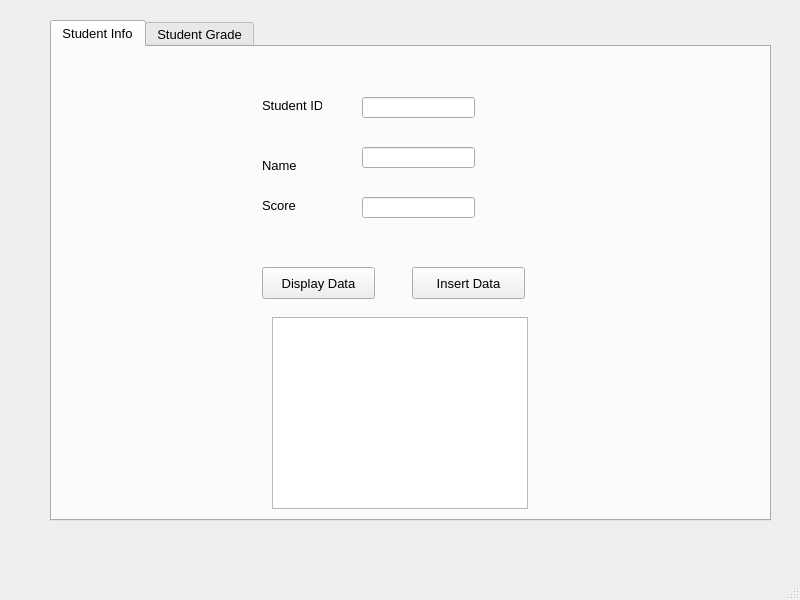
<?xml version="1.0" encoding="UTF-8"?>
<ui version="4.0">
 <class>studentApp</class>
 <widget class="QMainWindow" name="studentApp">
  <property name="geometry">
   <rect>
    <x>0</x>
    <y>0</y>
    <width>800</width>
    <height>600</height>
   </rect>
  </property>
  <property name="font">
   <font>
    <family>Arial</family>
    <pointsize>10</pointsize>
   </font>
  </property>
  <property name="windowTitle">
   <string>Student App</string>
  </property>
  <widget class="QWidget" name="centralwidget">
   <widget class="QTabWidget" name="tbStudent">
    <property name="geometry">
     <rect>
      <x>50</x>
      <y>20</y>
      <width>721</width>
      <height>501</height>
     </rect>
    </property>
    <property name="currentIndex">
     <number>0</number>
    </property>
    <widget class="QWidget" name="tbStudentInfo">
     <attribute name="title">
      <string>Student Info</string>
     </attribute>
     <widget class="QLabel" name="lblStudentID">
      <property name="geometry">
       <rect>
        <x>210</x>
        <y>50</y>
        <width>60</width>
        <height>16</height>
       </rect>
      </property>
      <property name="font">
       <font>
        <family>Arial</family>
        <pointsize>10</pointsize>
       </font>
      </property>
      <property name="text">
       <string>Student ID</string>
      </property>
     </widget>
     <widget class="QLabel" name="lblStudentName">
      <property name="geometry">
       <rect>
        <x>210</x>
        <y>110</y>
        <width>60</width>
        <height>16</height>
       </rect>
      </property>
      <property name="font">
       <font>
        <family>Arial</family>
        <pointsize>10</pointsize>
       </font>
      </property>
      <property name="text">
       <string>Name</string>
      </property>
     </widget>
     <widget class="QLabel" name="lblStudentScore">
      <property name="geometry">
       <rect>
        <x>210</x>
        <y>150</y>
        <width>60</width>
        <height>16</height>
       </rect>
      </property>
      <property name="font">
       <font>
        <family>Arial</family>
        <pointsize>10</pointsize>
       </font>
      </property>
      <property name="text">
       <string>Score</string>
      </property>
     </widget>
     <widget class="QLineEdit" name="txtStudentID">
      <property name="geometry">
       <rect>
        <x>310</x>
        <y>50</y>
        <width>113</width>
        <height>21</height>
       </rect>
      </property>
     </widget>
     <widget class="QLineEdit" name="txtName">
      <property name="geometry">
       <rect>
        <x>310</x>
        <y>100</y>
        <width>113</width>
        <height>21</height>
       </rect>
      </property>
     </widget>
     <widget class="QLineEdit" name="txtScore">
      <property name="geometry">
       <rect>
        <x>310</x>
        <y>150</y>
        <width>113</width>
        <height>21</height>
       </rect>
      </property>
     </widget>
     <widget class="QPushButton" name="btnDisplayData">
      <property name="geometry">
       <rect>
        <x>210</x>
        <y>220</y>
        <width>113</width>
        <height>32</height>
       </rect>
      </property>
      <property name="font">
       <font>
        <family>Arial</family>
        <pointsize>10</pointsize>
       </font>
      </property>
      <property name="text">
       <string>Display Data</string>
      </property>
     </widget>
     <widget class="QPushButton" name="btnInsertData">
      <property name="geometry">
       <rect>
        <x>360</x>
        <y>220</y>
        <width>113</width>
        <height>32</height>
       </rect>
      </property>
      <property name="font">
       <font>
        <family>Arial</family>
        <pointsize>10</pointsize>
       </font>
      </property>
      <property name="text">
       <string>Insert Data</string>
      </property>
     </widget>
     <widget class="QTableWidget" name="twStudentData">
      <property name="geometry">
       <rect>
        <x>220</x>
        <y>270</y>
        <width>256</width>
        <height>192</height>
       </rect>
      </property>
      <property name="font">
       <font>
        <family>Arial</family>
        <pointsize>10</pointsize>
       </font>
      </property>
     </widget>
    </widget>
    <widget class="QWidget" name="tbStudentGrade">
     <attribute name="title">
      <string>Student Grade</string>
     </attribute>
     <widget class="QListWidget" name="lstStudentData">
      <property name="geometry">
       <rect>
        <x>230</x>
        <y>20</y>
        <width>256</width>
        <height>192</height>
       </rect>
      </property>
      <property name="font">
       <font>
        <family>Arial</family>
        <pointsize>10</pointsize>
       </font>
      </property>
     </widget>
     <widget class="QPushButton" name="btnExportData">
      <property name="geometry">
       <rect>
        <x>300</x>
        <y>250</y>
        <width>113</width>
        <height>32</height>
       </rect>
      </property>
      <property name="font">
       <font>
        <family>Arial</family>
        <pointsize>10</pointsize>
       </font>
      </property>
      <property name="text">
       <string>Export Data</string>
      </property>
     </widget>
    </widget>
   </widget>
  </widget>
  <widget class="QMenuBar" name="menubar">
   <property name="geometry">
    <rect>
     <x>0</x>
     <y>0</y>
     <width>800</width>
     <height>22</height>
    </rect>
   </property>
  </widget>
  <widget class="QStatusBar" name="statusbar"/>
 </widget>
 <resources/>
 <connections/>
</ui>
